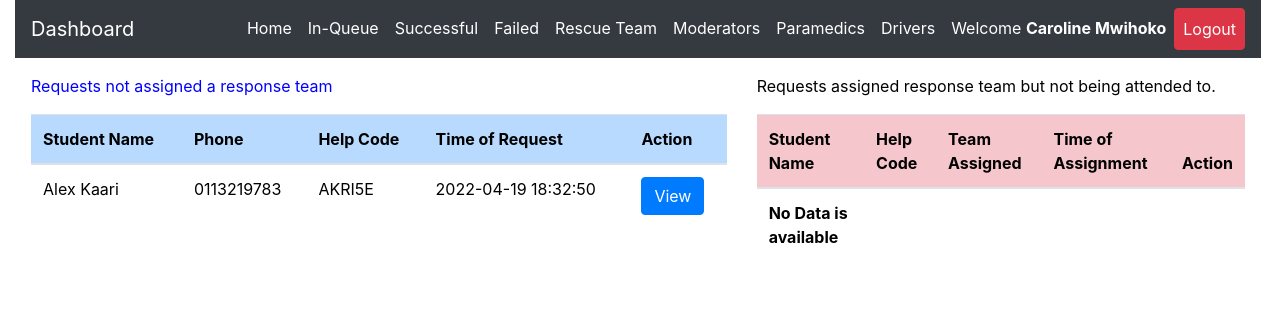
The app's page /admin/inqueue.php (signed in), older data.
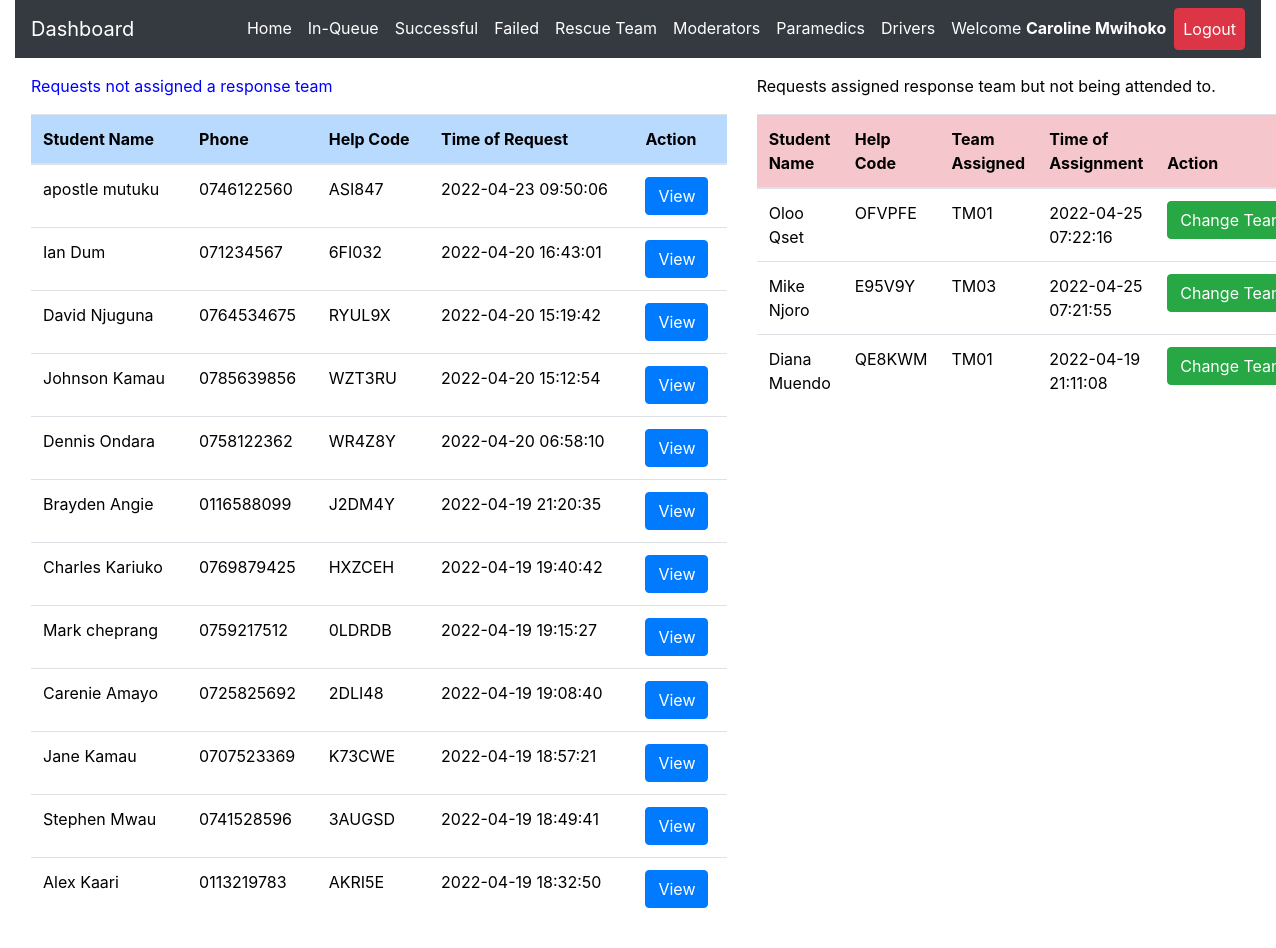
The same page, newer data.
### tables this page shows
CREATE TABLE `request_status` (
  `id` int(20) NOT NULL,
  `helpID` varchar(50) NOT NULL,
  `ip_address` varchar(100) NOT NULL,
  `request_latitude` varchar(50) NOT NULL,
  `request_longitude` varchar(50) NOT NULL,
  `status` varchar(50) DEFAULT 'Pending',
  `admNo` varchar(255) NOT NULL,
  `timestamp` datetime NOT NULL DEFAULT current_timestamp()
);

CREATE TABLE `student_details` (
  `id` int(20) NOT NULL,
  `regNum` varchar(255) NOT NULL,
  `firstname` varchar(255) NOT NULL,
  `lastname` varchar(255) NOT NULL,
  `emailaddress` varchar(255) NOT NULL,
  `phonenumber` varchar(15) NOT NULL,
  `password` varchar(255) NOT NULL,
  `date` datetime NOT NULL DEFAULT current_timestamp()
);

CREATE TABLE `rescue_team_tasks` (
  `id` int(10) NOT NULL,
  `task_help_code` varchar(50) NOT NULL,
  `rescue_team_id` varchar(50) NOT NULL,
  `assigning_admin_id` varchar(50) NOT NULL,
  `team_status` varchar(255) NOT NULL DEFAULT 'Unassigned',
  `assignment_time` datetime NOT NULL DEFAULT current_timestamp(),
  `ip_address` varchar(50) NOT NULL DEFAULT '0.0.0.0',
  `latitude` varchar(20) NOT NULL DEFAULT '0.0',
  `longitude` varchar(20) NOT NULL DEFAULT '0.0'
);

### admin/inqueue.php (the view, shortened to what this page needs)
<?php
include 'server.php';
?>
<!DOCTYPE html>
<html lang="en">
<?php include './includes/header.php'; ?>
  <body>
    <?php include './includes/navbar.php'; ?>
  <div class="row m-3">
    <div class="col-md-7">
<div class="table-responsive-lg">
    <table class="table" style='color:black'>
        <thead>
          <p  style='color:blue; font-weight:normal'>
          Requests not assigned a response team
</p>
            <tr >
              <th scope="col" class="table-primary">Student Name</th>
              <th scope="col" class="table-primary">Phone</th>
              <th scope="col" class="table-primary">Help Code</th>
              <th scope="col" class="table-primary">Time of Request</th>
              <th scope="col" class="table-primary">Action</th>
            </tr>
          </thead>
          <tbody>
    <?php
    if($_SESSION['admin_id']){
        $data_fetch_query = "SELECT request_status.id, request_status.helpID,request_status.status,
        request_status.admNo,request_status.timestamp,student_details.regNum,student_details.regNum,
        student_details.firstname,student_details.lastname,student_details.phonenumber
        FROM request_status
        INNER JOIN student_details ON request_status.admNo = student_details.regNum  WHERE request_status.status ='Pending' order by request_status.timestamp DESC;";
        $data_result = mysqli_query($db, $data_fetch_query);
        if ($data_result->num_rows > 0){
            while($row = $data_result->fetch_assoc()) {
            $help_code=$row["helpID"];
        echo "<tr style='font-weight:normal'> <td>" .$row["firstname"]. " ".$row["lastname"]. "</td>";
        echo "<td>" .$row["phonenumber"]."</td>";
        echo "<td>" .$row["helpID"]."</td>";
        echo "<td>" .$row["timestamp"]."</td>";
        echo "<td>
        <form method ='POST' action='server.php'>
        <input  type='text' hidden name='help_code' value='$help_code'>
        <input type='submit' value='View' name='view-btn' class='btn btn-primary'>
        </form>
        </td> </tr>";
        }
        }else{
        echo "<td>"."No Requests Found"."</td>";
        }
        } else{
            echo "<td>"."No Data Found"."</td>";
        }
?>
          </tbody>
    </table>
  </div>
  </div>
  <div class="col-md-5">
    <div class="table-responsive-lg">
        <table class="table" style='color:black'>
            <thead>
              <p style='color:black; font-weight:normal'>
              Requests assigned response team but not being attended to.
      </p>
                <tr >
                  <th scope="col" class="table-danger">Student Name</th>
                  <th scope="col" class="table-danger">Help Code</th>
                  <th scope="col" class="table-danger">Team Assigned</th>
                  <th scope="col" class="table-danger">Time of Assignment</th>
                  <th scope="col" class="table-danger">Action</th>
                </tr>
              </thead>
              <tbody>
        <?php
        if($_SESSION['admin_id']){
          $data_fetch_query = "SELECT request_status.id, request_status.helpID,request_status.status,
          request_status.admNo,request_status.timestamp,student_details.regNum,student_details.regNum,
          student_details.firstname,student_details.lastname,student_details.phonenumber, rescue_team_tasks.*
          FROM request_status
          INNER JOIN student_details ON request_status.admNo = student_details.regNum
          INNER JOIN rescue_team_tasks ON request_status.helpID = rescue_team_tasks.task_help_code
          WHERE request_status.status ='Assigned' order by request_status.timestamp DESC;";
            $data_result = mysqli_query($db, $data_fetch_query);
            if ($data_result->num_rows > 0){
                while($row = $data_result->fetch_assoc()) {
                $help_code=$row["helpID"];
            echo "<tr style='font-weight:normal'> <td>" .$row["firstname"]. " ".$row["lastname"]. "</td>";
            echo "<td>" .$row["helpID"]."</td>";
            echo "<td>" .$row["rescue_team_id"]."</td>";
            echo "<td>" .$row["assignment_time"]."</td>";
            echo "<td>
            <form method ='POST' action='server.php'>
            <input hidden type='text' name='help_code_2' value='$help_code'>
            <input type='submit' name='reassign-btn' value='Change Team' class='btn btn-success'>
            </form>
            </td> </tr>";
            }
            }else{
            echo "<td>"."No Data is available"."</td>";
            }
            } else{
                echo "<td>"."No Data Found"."</td>";
            }
    ?>
              </tbody>
        </table>
      </div>
      </div>
</div>
  </body>
</html>

### admin/includes/header.php (shortened to what this page needs)
<head>
    <link rel="stylesheet" href="https://cdnjs.cloudflare.com/ajax/libs/font-awesome/6.0.0/css/all.min.css" />
    <link rel="stylesheet" href="https://maxcdn.bootstrapcdn.com/bootstrap/4.0.0/css/bootstrap.min.css">
    <link rel="stylesheet" href="./static/css/style.css" />
  </head>

### admin/includes/navbar.php (shortened to what this page needs)
<div class="container-fluid" id="mynav">
  <nav class="navbar navbar-expand-lg navbar-dark bg-dark ">
  <a class="navbar-brand" href="./dashboard.php">Dashboard</a>
  <div class="collapse navbar-collapse" id="navbarSupportedContent">
    <ul class="navbar-nav ml-auto ">
      <?php
     if($_SESSION['admin_id']){ ?>
    <li class="nav-item">
        <a class="nav-link active" href="dashboard.php">Home</a>
      </li>
     <li class="nav-item">
        <a class="nav-link active" href="inqueue.php">In-Queue</a>
      </li>
      <li class="nav-item">
        <a class="nav-link active" href="successful.php">Successful</a>
      </li>
      <li class="nav-item">
        <a class="nav-link active" href="failed.php">Failed</a>
      </li>
      <li class="nav-item">
        <a class="nav-link active" href="team.php">Rescue Team</a>
      </li>
      <li class="nav-item">
        <a class="nav-link active" href="moderators.php">Moderators</a>
      </li>
      <li class="nav-item">
        <a class="nav-link active" href="paramedics.php">Paramedics</a>
      </li>
      <li class="nav-item">
        <a class="nav-link active" href="drivers.php">Drivers</a>
      </li>
      <li class="nav-item active">
      <a class="nav-link" href="javascript:void(0)">
      <?php echo "Welcome ". "<strong style='color:white;'>".$_SESSION['admin_firstname']." ".$_SESSION['admin_lastname'];  ?> </a>
      </li>
      <li class="nav-item active">
        <a class="nav-link btn btn-danger" href="logout.php">Logout </a>
      </li>
         <?php
  }
 ?>
    </ul>
  </div>
</nav>
</div>

Row changes from the older to the newer data that the page shows:
added request_status: admNo.firstname "apostle", admNo.lastname "mutuku", admNo.phonenumber "0746122560", helpID "ASI847", timestamp "2022-04-23 09:50:06"
added request_status: admNo.firstname "Ian", admNo.lastname "Dum", admNo.phonenumber "071234567", helpID "6FI032", timestamp "2022-04-20 16:43:01"
added request_status: admNo.firstname "David", admNo.lastname "Njuguna", admNo.phonenumber "0764534675", helpID "RYUL9X", timestamp "2022-04-20 15:19:42"
added request_status: admNo.firstname "Johnson", admNo.lastname "Kamau", admNo.phonenumber "0785639856", helpID "WZT3RU", timestamp "2022-04-20 15:12:54"
added request_status: admNo.firstname "Dennis", admNo.lastname "Ondara", admNo.phonenumber "0758122362", helpID "WR4Z8Y", timestamp "2022-04-20 06:58:10"
added request_status: admNo.firstname "Brayden", admNo.lastname "Angie", admNo.phonenumber "0116588099", helpID "J2DM4Y", timestamp "2022-04-19 21:20:35"
added request_status: admNo.firstname "Charles", admNo.lastname "Kariuko", admNo.phonenumber "0769879425", helpID "HXZCEH", timestamp "2022-04-19 19:40:42"
added request_status: admNo.firstname "Mark", admNo.lastname "cheprang", admNo.phonenumber "0759217512", helpID "0LDRDB", timestamp "2022-04-19 19:15:27"
added request_status: admNo.firstname "Carenie", admNo.lastname "Amayo", admNo.phonenumber "0725825692", helpID "2DLI48", timestamp "2022-04-19 19:08:40"
added request_status: admNo.firstname "Jane", admNo.lastname "Kamau", admNo.phonenumber "0707523369", helpID "K73CWE", timestamp "2022-04-19 18:57:21"
added request_status: admNo.firstname "Stephen", admNo.lastname "Mwau", admNo.phonenumber "0741528596", helpID "3AUGSD", timestamp "2022-04-19 18:49:41"
added request_status: admNo.firstname "Oloo", admNo.lastname "Qset", helpID "OFVPFE", rescue_team_tasks.rescue_team_id "TM01", rescue_team_tasks.assignment_time "2022-04-25 07:22:16"
added request_status: admNo.firstname "Mike", admNo.lastname "Njoro", helpID "E95V9Y", rescue_team_tasks.rescue_team_id "TM03", rescue_team_tasks.assignment_time "2022-04-25 07:21:55"
added request_status: admNo.firstname "Diana", admNo.lastname "Muendo", helpID "QE8KWM", rescue_team_tasks.rescue_team_id "TM01", rescue_team_tasks.assignment_time "2022-04-19 21:11:08"
Text that changed along with them:
text no longer shown: "No Data is available"
